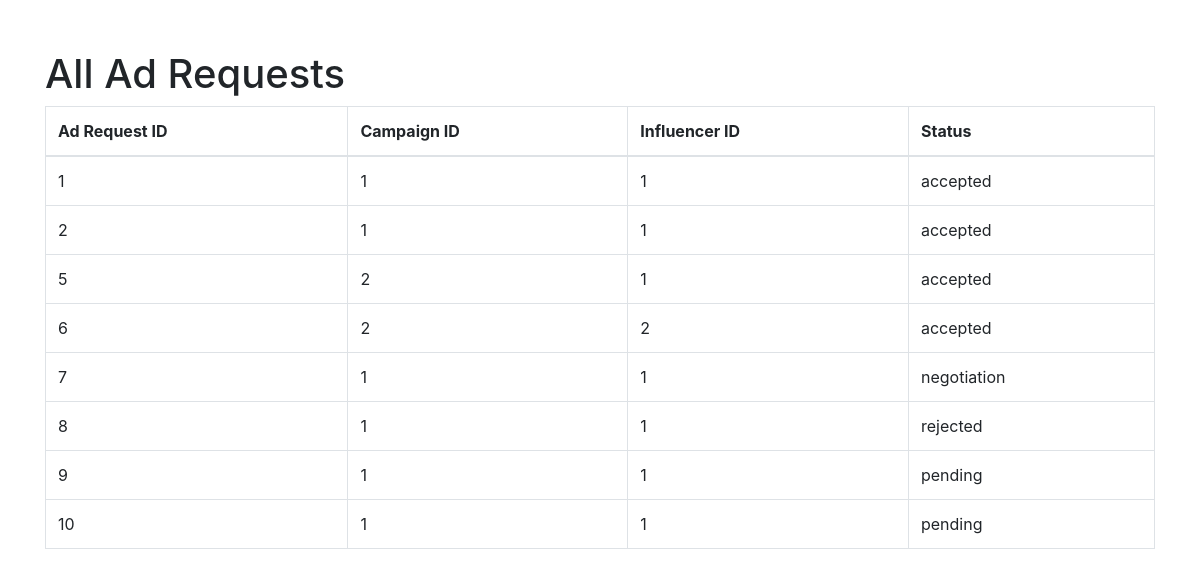
Page /admin/alladrequests (signed in) on the earlier database version.
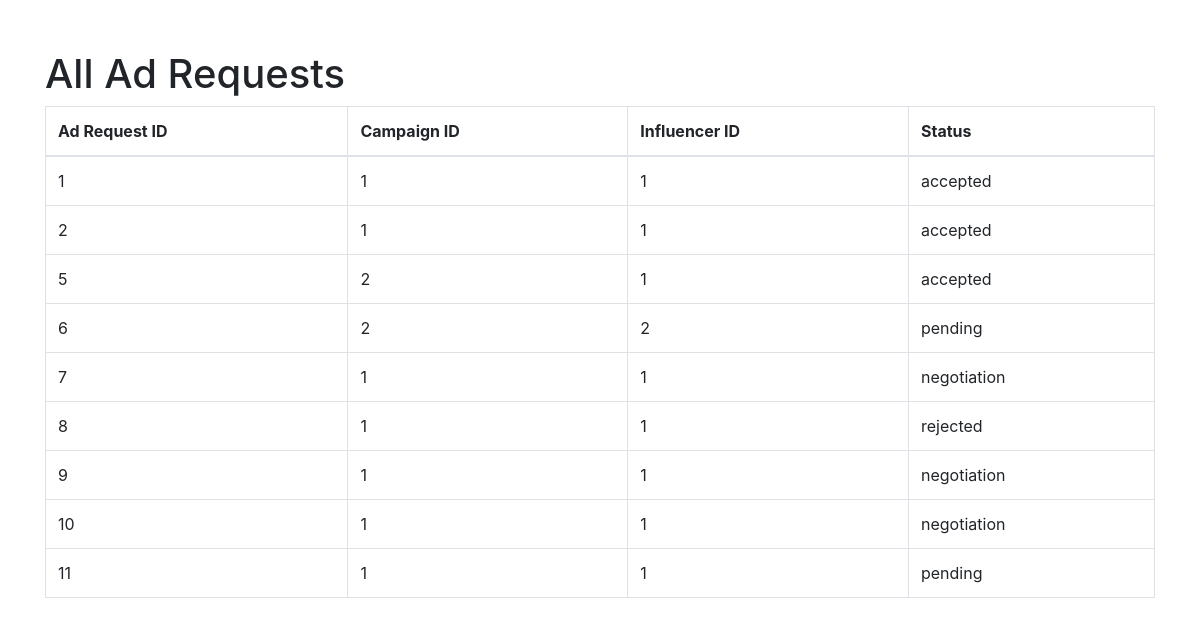
Same page on the later database version.
### models.py (models this page shows, shortened)
class AdRequest(db.Model):
    __tablename__ = "ad_requests"
    ad_request_id = db.Column(db.Integer, primary_key=True, autoincrement=True)
    campaign_id = db.Column(
        db.Integer, db.ForeignKey("campaigns.campaign_id"), nullable=False
    )
    influencer_id = db.Column(
        db.Integer, db.ForeignKey("influencers.influencer_id"), nullable=False
    )
    requirements = db.Column(db.Text)
    payment_amount = db.Column(db.Numeric(10, 2))
    status = db.Column(
        db.Enum("pending", "accepted", "rejected", "negotiation"), default="pending"
    )
    messages = db.Column(db.Text)
    negotiations = db.relationship("Negotiation", backref="ad_request", lazy=True)

### admin.py (the view)
@admin.route("/alladrequests")
def all_adrequests():
    if "user_name" in session and "role" in session:
        if session["role"] == "admin":
            ad_requests = AdRequest.query.all()
            return render_template("admin_alladrequests.html", ad_requests=ad_requests)
    flash("Please Login !", "faliled")
    return redirect(url_for("home"))

### app.py (called while the page is built)
@app.before_request
def create_tables():
    init_db(app)

### models.py (called while the page is built, shortened)
def init_db(app):
    with app.app_context():
        db.create_all()

### templates/admin_alladrequests.html (shortened to what this page needs)
<!DOCTYPE html>
<html lang="en">
<head>
    <link rel="stylesheet" href="https://stackpath.bootstrapcdn.com/bootstrap/4.3.1/css/bootstrap.min.css">
</head>
<body>
    <div class="container">
        <h1>All Ad Requests</h1>
        <table class="table table-bordered">
            <thead>
                <tr>
                    <th>Ad Request ID</th>
                    <th>Campaign ID</th>
                    <th>Influencer ID</th>
                    <th>Status</th>
                </tr>
            </thead>
            <tbody>
                {% for ad_request in ad_requests %}
                <tr>
                    <td>{{ ad_request.ad_request_id }}</td>
                    <td>{{ ad_request.campaign_id }}</td>
                    <td>{{ ad_request.influencer_id }}</td>
                    <td>{{ ad_request.status }}</td>
                </tr>
                {% endfor %}
            </tbody>
        </table>
    </div>
</body>
</html>

Differences in the rows shown:
changed AdRequest id 6: status "accepted" → "pending"
changed AdRequest id 9: status "pending" → "negotiation"
changed AdRequest id 10: status "pending" → "negotiation"
added AdRequest: ad_request_id "11", campaign_id "1", influencer_id "1", status "pending"
